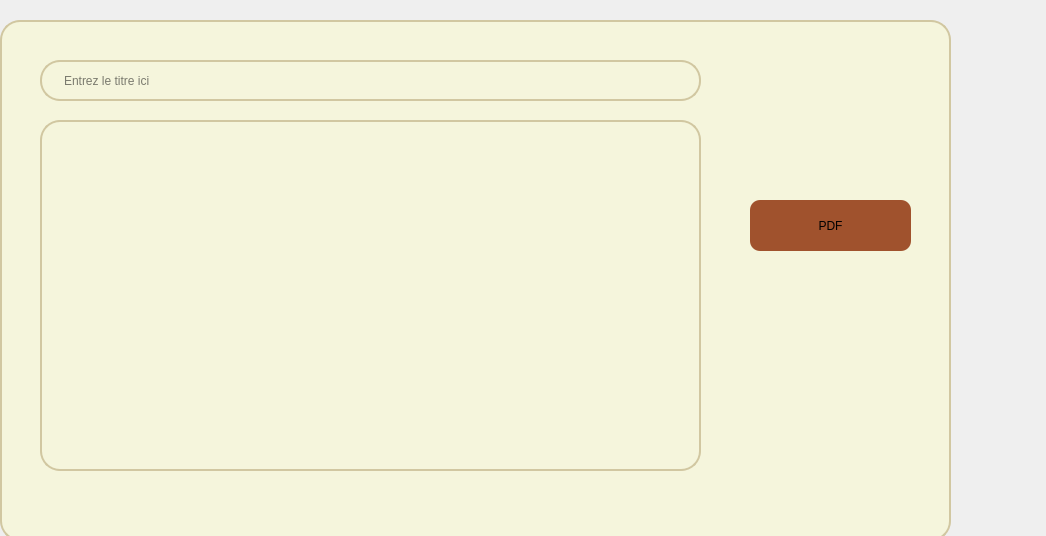
<?xml version="1.0" encoding="UTF-8"?>
<ui version="4.0">
 <class>Dialog</class>
 <widget class="QDialog" name="Dialog">
  <property name="geometry">
   <rect>
    <x>0</x>
    <y>0</y>
    <width>1046</width>
    <height>536</height>
   </rect>
  </property>
  <property name="windowTitle">
   <string>Dialog</string>
  </property>
  <widget class="QFrame" name="frame_list">
   <property name="geometry">
    <rect>
     <x>0</x>
     <y>20</y>
     <width>951</width>
     <height>521</height>
    </rect>
   </property>
   <property name="styleSheet">
    <string notr="true">QFrame {
    border: 2px solid rgb(209, 199, 161); /* Bordure légèrement plus foncée */
    border-radius: 20px; /* Coins arrondis */
    color: #000; /* Texte noir */
    padding-left: 20px;
    padding-right: 20px;
    background-color: rgb(245, 245, 220); /* Beige */
}

QLineEdit:hover {
    border: 2px solid rgb(160, 150, 120); /* Bordure plus foncée au survol */
    background-color: rgb(255, 255, 235); /* Fond légèrement plus clair */
}

QFrame:focus {
    border: 2px solid rgb(100, 80, 50); /* Bordure encore plus foncée lors du focus */
    background-color: rgb(255, 255, 240); /* Fond encore plus clair lors du focus */
    box-shadow: 0 0 5px rgba(0, 0, 0, 0.2); /* Ombre autour du champ en focus */
}
</string>
   </property>
   <property name="frameShape">
    <enum>QFrame::Shape::StyledPanel</enum>
   </property>
   <property name="frameShadow">
    <enum>QFrame::Shadow::Raised</enum>
   </property>
   <widget class="QListWidget" name="listWidget">
    <property name="geometry">
     <rect>
      <x>40</x>
      <y>100</y>
      <width>661</width>
      <height>351</height>
     </rect>
    </property>
   </widget>
   <widget class="QPushButton" name="pushButton_12">
    <property name="geometry">
     <rect>
      <x>750</x>
      <y>180</y>
      <width>161</width>
      <height>51</height>
     </rect>
    </property>
    <property name="styleSheet">
     <string notr="true">QPushButton {
background-color: rgb(160, 82, 45);
font: 10pt &quot;Sylfaen&quot;;
border-radius: 10px;
}
QPushButton:hover {
    background-color: #D2B48C; /* Marron soft */
}
</string>
    </property>
    <property name="text">
     <string>PDF</string>
    </property>
   </widget>
   <widget class="QLineEdit" name="searchLineEdit">
    <property name="geometry">
     <rect>
      <x>40</x>
      <y>40</y>
      <width>661</width>
      <height>41</height>
     </rect>
    </property>
    <property name="styleSheet">
     <string notr="true">QLineEdit {
    border: 2px solid rgb(209, 199, 161); /* Bordure légèrement plus foncée */
    border-radius: 20px; /* Coins arrondis */
    color: #000; /* Texte noir */
    padding-left: 20px;
    padding-right: 20px;
    background-color: rgb(245, 245, 220); /* Beige */
}

QLineEdit:hover {
    border: 2px solid rgb(160, 150, 120); /* Bordure plus foncée au survol */
    background-color: rgb(255, 255, 235); /* Fond légèrement plus clair */
}

QLineEdit:focus {
    border: 2px solid rgb(100, 80, 50); /* Bordure encore plus foncée lors du focus */
    background-color: rgb(255, 255, 240); /* Fond encore plus clair lors du focus */
    box-shadow: 0 0 5px rgba(0, 0, 0, 0.2); /* Ombre autour du champ en focus */
}
</string>
    </property>
    <property name="placeholderText">
     <string>Entrez le titre ici</string>
    </property>
    <property name="cursorMoveStyle">
     <enum>Qt::CursorMoveStyle::LogicalMoveStyle</enum>
    </property>
   </widget>
   <widget class="QPushButton" name="pushButton_15">
    <property name="geometry">
     <rect>
      <x>760</x>
      <y>290</y>
      <width>151</width>
      <height>101</height>
     </rect>
    </property>
    <property name="styleSheet">
     <string notr="true">image :url(:/res/stat.png)</string>
    </property>
    <property name="text">
     <string/>
    </property>
    <property name="flat">
     <bool>true</bool>
    </property>
   </widget>
  </widget>
 </widget>
 <resources/>
 <connections/>
</ui>
